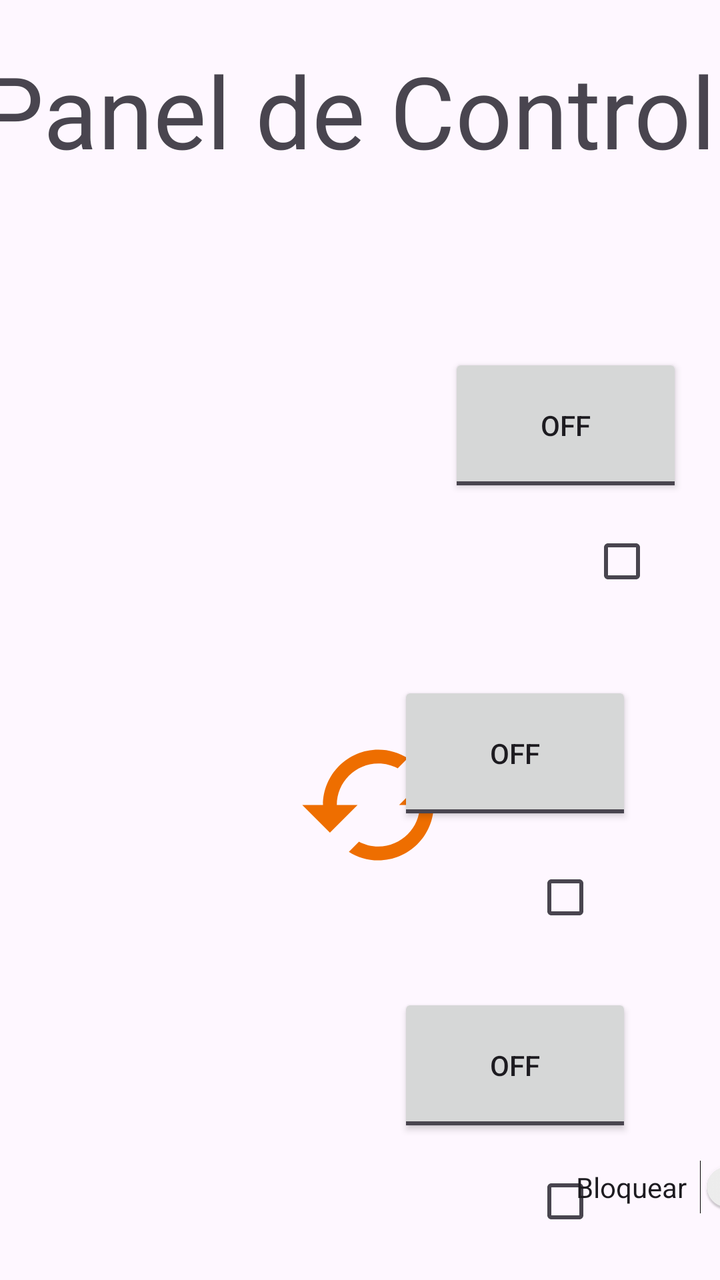
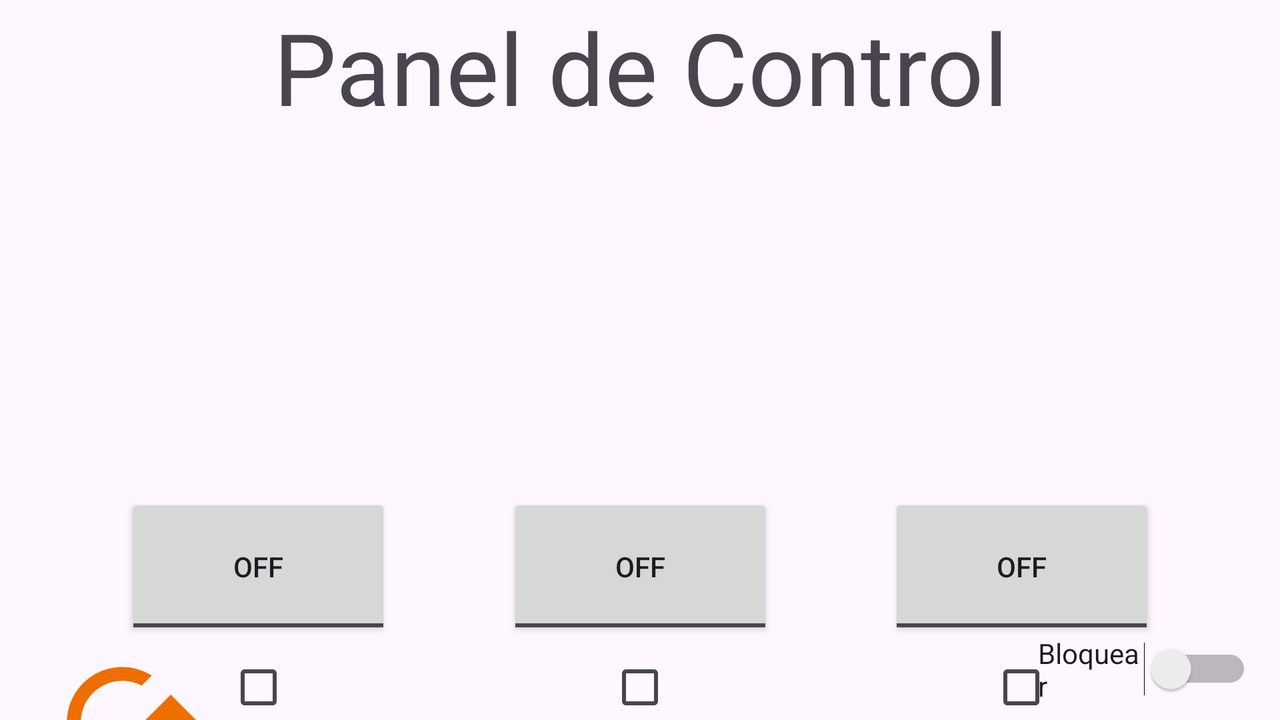

An Android layout and its configuration variant, each rendered on a device that would load it. The default file and the variant file are quoted in full after the pictures.
<!-- AndroidManifest.xml: application theme Theme.ProjectLightsOut -->
<!-- res/layout/activity_tres_bombillas.xml -->
<?xml version="1.0" encoding="utf-8"?>
<androidx.constraintlayout.widget.ConstraintLayout xmlns:android="http://schemas.android.com/apk/res/android"
    xmlns:app="http://schemas.android.com/apk/res-auto"
    xmlns:tools="http://schemas.android.com/tools"
    android:id="@+id/main"
    android:layout_width="match_parent"
    android:layout_height="match_parent"
    >

    <CheckBox
        android:id="@+id/TresBombBox3"
        android:layout_width="wrap_content"
        android:layout_height="wrap_content"
        android:layout_marginTop="164dp"
        app:layout_constraintEnd_toEndOf="parent"
        app:layout_constraintHorizontal_bias="0.558"
        app:layout_constraintStart_toEndOf="@+id/linearLayout2"
        app:layout_constraintTop_toBottomOf="@+id/TresBombBot2" />

    <ToggleButton
        android:id="@+id/TresBombBot3"
        android:layout_width="117dp"
        android:layout_height="72dp"
        android:layout_marginEnd="44dp"
        android:layout_marginBottom="8dp"
        android:checked="false"
        android:text="ToggleButton"
        app:layout_constraintBottom_toTopOf="@+id/TresBombBox3"
        app:layout_constraintEnd_toEndOf="parent"
        app:layout_constraintHorizontal_bias="1.0"
        app:layout_constraintStart_toEndOf="@+id/linearLayout2" />

    <CheckBox
        android:id="@+id/TresBombBox2"
        android:layout_width="wrap_content"
        android:layout_height="wrap_content"
        android:layout_marginTop="12dp"
        app:layout_constraintEnd_toEndOf="parent"
        app:layout_constraintHorizontal_bias="0.558"
        app:layout_constraintStart_toEndOf="@+id/linearLayout2"
        app:layout_constraintTop_toBottomOf="@+id/TresBombBot2" />

    <TextView
        android:id="@+id/TresBombillasTitulo"
        android:layout_width="380dp"
        android:layout_height="95dp"
        android:text="@string/dos_bombillas_titulo"
        android:textSize="50dp"
        app:layout_constraintBottom_toBottomOf="parent"
        app:layout_constraintEnd_toEndOf="parent"
        app:layout_constraintHorizontal_bias="0.516"
        app:layout_constraintStart_toStartOf="parent"
        app:layout_constraintTop_toTopOf="parent"
        app:layout_constraintVertical_bias="0.04" />

    <ToggleButton
        android:id="@+id/TresBombBot1"
        android:layout_width="117dp"
        android:layout_height="72dp"
        android:layout_marginTop="60dp"
        android:text="ToggleButton"
        app:layout_constraintEnd_toEndOf="parent"
        app:layout_constraintHorizontal_bias="0.64"
        app:layout_constraintStart_toEndOf="@+id/linearLayout2"
        app:layout_constraintTop_toBottomOf="@+id/TresBombillasTitulo" />

    <ToggleButton
        android:id="@+id/TresBombBot2"
        android:layout_width="117dp"
        android:layout_height="72dp"
        android:layout_marginTop="36dp"
        android:layout_marginEnd="44dp"
        android:checked="false"
        android:text="ToggleButton"
        app:layout_constraintEnd_toEndOf="parent"
        app:layout_constraintHorizontal_bias="1.0"
        app:layout_constraintStart_toEndOf="@+id/linearLayout2"
        app:layout_constraintTop_toBottomOf="@+id/TresBombBox1" />

    <CheckBox
        android:id="@+id/TresBombBox1"
        android:layout_width="wrap_content"
        android:layout_height="wrap_content"
        android:layout_marginStart="96dp"
        android:layout_marginTop="8dp"
        app:layout_constraintStart_toEndOf="@+id/linearLayout2"
        app:layout_constraintTop_toBottomOf="@+id/TresBombBot1" />

    <Switch
        android:id="@+id/TresBombSwitch"
        android:layout_width="116dp"
        android:layout_height="61dp"
        android:layout_marginStart="288dp"
        android:layout_marginBottom="16dp"
        android:text="@string/bloquear"
        app:layout_constraintBottom_toBottomOf="parent"
        app:layout_constraintStart_toStartOf="parent" />

    <ImageView
        android:id="@+id/TresBombChange"
        android:layout_width="95dp"
        android:layout_height="83dp"
        android:layout_marginBottom="196dp"
        app:layout_constraintBottom_toBottomOf="parent"
        app:layout_constraintEnd_toEndOf="parent"
        app:layout_constraintHorizontal_bias="0.534"
        app:layout_constraintStart_toStartOf="parent"
        app:srcCompat="@drawable/baseline_cached_24" />

    <LinearLayout
        android:id="@+id/linearLayout2"
        android:layout_width="131dp"
        android:layout_height="436dp"
        android:layout_marginStart="60dp"
        android:layout_marginTop="32dp"
        android:orientation="vertical"
        app:layout_constraintStart_toStartOf="parent"
        app:layout_constraintTop_toBottomOf="@+id/TresBombillasTitulo">

        <ImageView
            android:id="@+id/TresBombImg1"
            android:layout_width="match_parent"
            android:layout_height="wrap_content"
            android:layout_weight="1"
            android:paddingBottom="63dp"
            tools:srcCompat="@tools:sample/avatars" />

        <ImageView
            android:id="@+id/TresBombImg2"
            android:layout_width="match_parent"
            android:layout_height="wrap_content"
            android:layout_weight="1"
            android:paddingBottom="63dp"

            tools:srcCompat="@tools:sample/avatars" />

        <ImageView
            android:id="@+id/TresBombImg3"
            android:layout_width="match_parent"
            android:layout_height="wrap_content"
            android:layout_weight="1"
            tools:srcCompat="@tools:sample/avatars" />
    </LinearLayout>


</androidx.constraintlayout.widget.ConstraintLayout>
<!-- resources referenced by this layout -->
<resources>
  <!-- drawable baseline_cached_24 (drawable) -->
  <vector xmlns:android="http://schemas.android.com/apk/res/android" android:height="24dp" android:tint="#EE6E00" android:viewportHeight="24" android:viewportWidth="24" android:width="24dp">
        
      <path android:fillColor="@android:color/white" android:pathData="M19,8l-4,4h3c0,3.31 -2.69,6 -6,6 -1.01,0 -1.97,-0.25 -2.8,-0.7l-1.46,1.46C8.97,19.54 10.43,20 12,20c4.42,0 8,-3.58 8,-8h3l-4,-4zM6,12c0,-3.31 2.69,-6 6,-6 1.01,0 1.97,0.25 2.8,0.7l1.46,-1.46C15.03,4.46 13.57,4 12,4c-4.42,0 -8,3.58 -8,8H1l4,4 4,-4H6z"/>
      
  </vector>
  <string name="bloquear">Bloquear</string>
  <string name="dos_bombillas_titulo">Panel de Control</string>
  <style name="Theme.ProjectLightsOut" parent="Base.Theme.ProjectLightsOut" />
  <style name="Base.Theme.ProjectLightsOut" parent="Theme.Material3.DayNight.NoActionBar">
          
          
      </style>
</resources>
<!-- res/layout-land/activity_tres_bombillas.xml (the repository's variant of the layout above) -->
<!-- drawn on the phone turned sideways -->
<?xml version="1.0" encoding="utf-8"?>
<androidx.constraintlayout.widget.ConstraintLayout xmlns:android="http://schemas.android.com/apk/res/android"
    xmlns:app="http://schemas.android.com/apk/res-auto"
    xmlns:tools="http://schemas.android.com/tools"
    android:id="@+id/main"
    android:layout_width="match_parent"
    android:layout_height="match_parent"
    tools:context=".DosBombillas">

    <TextView
        android:id="@+id/TresBombillasTitulo"
        android:layout_width="wrap_content"
        android:layout_height="wrap_content"
        android:text="@string/dos_bombillas_titulo"
        android:textSize="50sp"
        app:layout_constraintTop_toTopOf="parent"
        app:layout_constraintStart_toStartOf="parent"
        app:layout_constraintEnd_toEndOf="parent"
        android:gravity="center" />

    <ImageView
        android:id="@+id/TresBombImg1"
        android:layout_width="123dp"
        android:layout_height="180dp"
        app:layout_constraintTop_toBottomOf="@id/TresBombillasTitulo"
        app:layout_constraintStart_toStartOf="parent"
        app:layout_constraintEnd_toStartOf="@id/TresBombImg2"
        android:paddingBottom="20dp"
        />

    <ImageView
        android:id="@+id/TresBombImg2"
        android:layout_width="123dp"
        android:layout_height="180dp"
        app:layout_constraintTop_toBottomOf="@id/TresBombillasTitulo"
        app:layout_constraintStart_toEndOf="@id/TresBombImg1"
        app:layout_constraintEnd_toStartOf="@id/TresBombImg3"
        android:paddingBottom="20dp"
        />

    <ImageView
        android:id="@+id/TresBombImg3"
        android:layout_width="123dp"
        android:layout_height="180dp"
        app:layout_constraintTop_toBottomOf="@id/TresBombillasTitulo"
        app:layout_constraintStart_toEndOf="@id/TresBombImg2"
        app:layout_constraintEnd_toEndOf="parent"
        android:paddingBottom="20dp"
        />

    <ToggleButton
        android:id="@+id/TresBombBot1"
        android:layout_width="133dp"
        android:layout_height="73dp"
        app:layout_constraintEnd_toEndOf="@id/TresBombImg1"
        app:layout_constraintStart_toStartOf="@id/TresBombImg1"
        app:layout_constraintTop_toBottomOf="@id/TresBombImg1" />

    <ToggleButton
        android:id="@+id/TresBombBot2"
        android:layout_width="133dp"
        android:layout_height="73dp"
        app:layout_constraintEnd_toEndOf="@id/TresBombImg2"
        app:layout_constraintStart_toStartOf="@id/TresBombImg2"
        app:layout_constraintTop_toBottomOf="@id/TresBombImg2" />

    
    <ToggleButton
        android:id="@+id/TresBombBot3"
        android:layout_width="133dp"
        android:layout_height="73dp"
        app:layout_constraintEnd_toEndOf="@id/TresBombImg3"
        app:layout_constraintStart_toStartOf="@id/TresBombImg3"
        app:layout_constraintTop_toBottomOf="@id/TresBombImg3" />

    <CheckBox
        android:id="@+id/TresBombBox1"
        android:layout_width="wrap_content"
        android:layout_height="wrap_content"
        app:layout_constraintTop_toBottomOf="@id/TresBombBot1"
        app:layout_constraintStart_toStartOf="@id/TresBombBot1"
        app:layout_constraintEnd_toEndOf="@id/TresBombBot1" />

    <CheckBox
        android:id="@+id/TresBombBox2"
        android:layout_width="wrap_content"
        android:layout_height="wrap_content"
        app:layout_constraintTop_toBottomOf="@id/TresBombBot2"
        app:layout_constraintStart_toStartOf="@id/TresBombBot2"
        app:layout_constraintEnd_toEndOf="@id/TresBombBot2" />

    <CheckBox
        android:id="@+id/TresBombBox3"
        android:layout_width="wrap_content"
        android:layout_height="wrap_content"
        app:layout_constraintTop_toBottomOf="@id/TresBombBot3"
        app:layout_constraintStart_toStartOf="@id/TresBombBot3"
        app:layout_constraintEnd_toEndOf="@id/TresBombBot3" />


    <Switch
        android:id="@+id/TresBombSwitch"
        android:layout_width="107dp"
        android:layout_height="35dp"
        android:layout_marginBottom="8dp"
        android:text="@string/bloquear"
        app:layout_constraintBottom_toBottomOf="parent"
        app:layout_constraintEnd_toEndOf="parent"
        app:layout_constraintHorizontal_bias="0.974"
        app:layout_constraintStart_toStartOf="parent" />

    <ImageView
        android:id="@+id/TresBombChange"
        android:layout_width="95dp"
        android:layout_height="83dp"
        app:layout_constraintEnd_toEndOf="parent"
        app:layout_constraintHorizontal_bias="0.025"
        app:layout_constraintStart_toStartOf="parent"
        app:layout_constraintTop_toBottomOf="@id/TresBombBot1"
        app:srcCompat="@drawable/baseline_cached_24" />

</androidx.constraintlayout.widget.ConstraintLayout>
